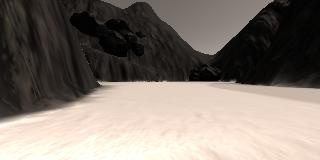
#> input picture ROS-Projects/Search and Sample bot/2.jpg, 320 x 160 px, found by its file name
$ jupyter execute --allow-errors 'Mapping to real world.ipynb'   (older library calls are emulated)
#> lines starting #> are read from the running program, lines starting #| are printed output that depends on the picture
[cell 1]
import cv2
import numpy as np
import matplotlib.image  as mpimg
import matplotlib.pyplot as plt

img = mpimg.imread('/home/shaxpy/Downloads/Search and Sample bot/2.jpg')
#> img is the input picture: shape (160, 320, 3); mean R, G, B 128.4, 119, 110.8

def perspect_transform(img,src,dst):
    m=cv2.getPerspectiveTransform(src,dst)
    warped=cv2.warpPerspective(img,m,(img.shape[1],img.shape[0]))
    return warped
sze=5
bottom=6
source=np.float32([[14,139],[301,140],[200,96],[118,96]])
dest=np.float32([[img.shape[1]/2-sze,img.shape[0]-bottom],
                 [img.shape[1]/2+sze,img.shape[0]-bottom],
                 [img.shape[1]/2+sze,img.shape[0]- 2*sze-bottom],
                 [img.shape[1]/2-sze,img.shape[0]- 2*sze-bottom],])

warped=perspect_transform(img,source,dest)
#> in perspect_transform, `warped=cv2.warpPerspective(img,m,(img.shape[1],img.shape[0]))`:
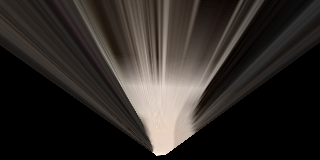
#> warped: shape (160, 320, 3); mean R, G, B 46.9, 42.1, 38.6
#> (the rest of this cell did not finish here and is left out)


$ run again, with ROS-Projects/Search and Sample bot/5.jpg copied over ROS-Projects/Search and Sample bot/2.jpg
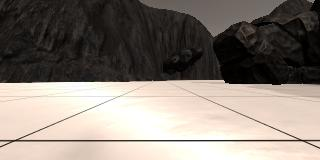
#> input picture ROS-Projects/Search and Sample bot/5.jpg, 320 x 160 px, found by its file name
#> img is the input picture: shape (160, 320, 3); mean R, G, B 135.1, 126.3, 118.3
#> in perspect_transform, `warped=cv2.warpPerspective(img,m,(img.shape[1],img.shape[0]))`:
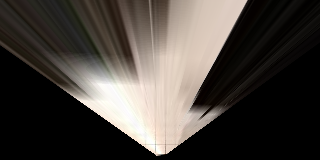
#> warped: shape (160, 320, 3); mean R, G, B 71, 65.5, 60.5

$ run again, with ROS-Projects/Search and Sample bot/angle_example.jpg copied over ROS-Projects/Search and Sample bot/2.jpg
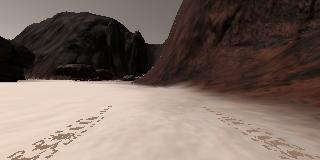
#> input picture ROS-Projects/Search and Sample bot/angle_example.jpg, 320 x 160 px, found by its file name
#> img is the input picture: shape (160, 320, 3); mean R, G, B 121.3, 104.9, 96.2
#> in perspect_transform, `warped=cv2.warpPerspective(img,m,(img.shape[1],img.shape[0]))`:
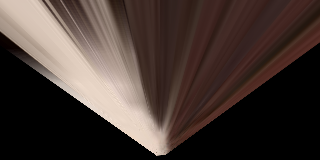
#> warped: shape (160, 320, 3); mean R, G, B 69, 55.8, 50.7
